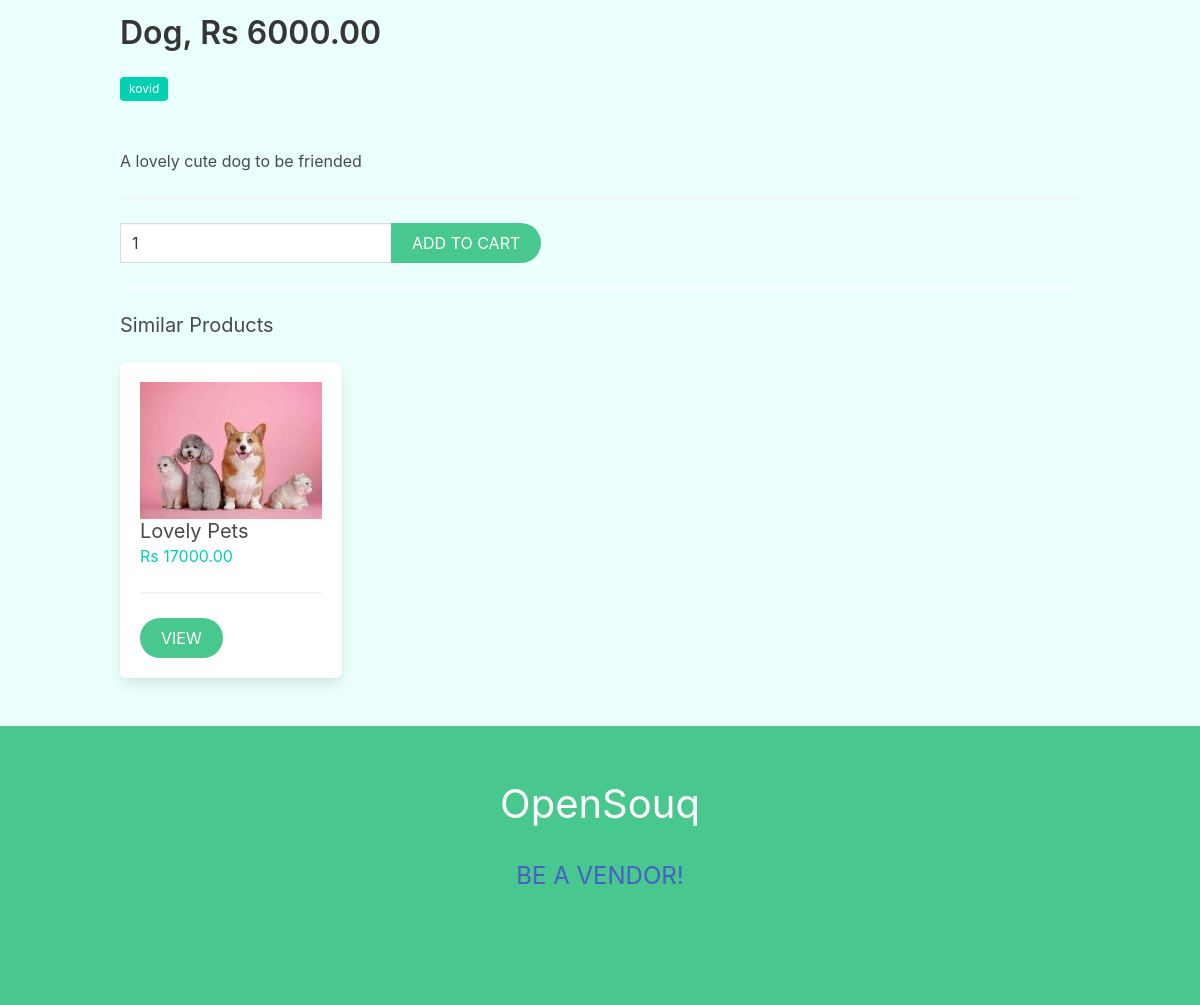
/pets/dog/ (lower part), run on an earlier commit of the app's database.
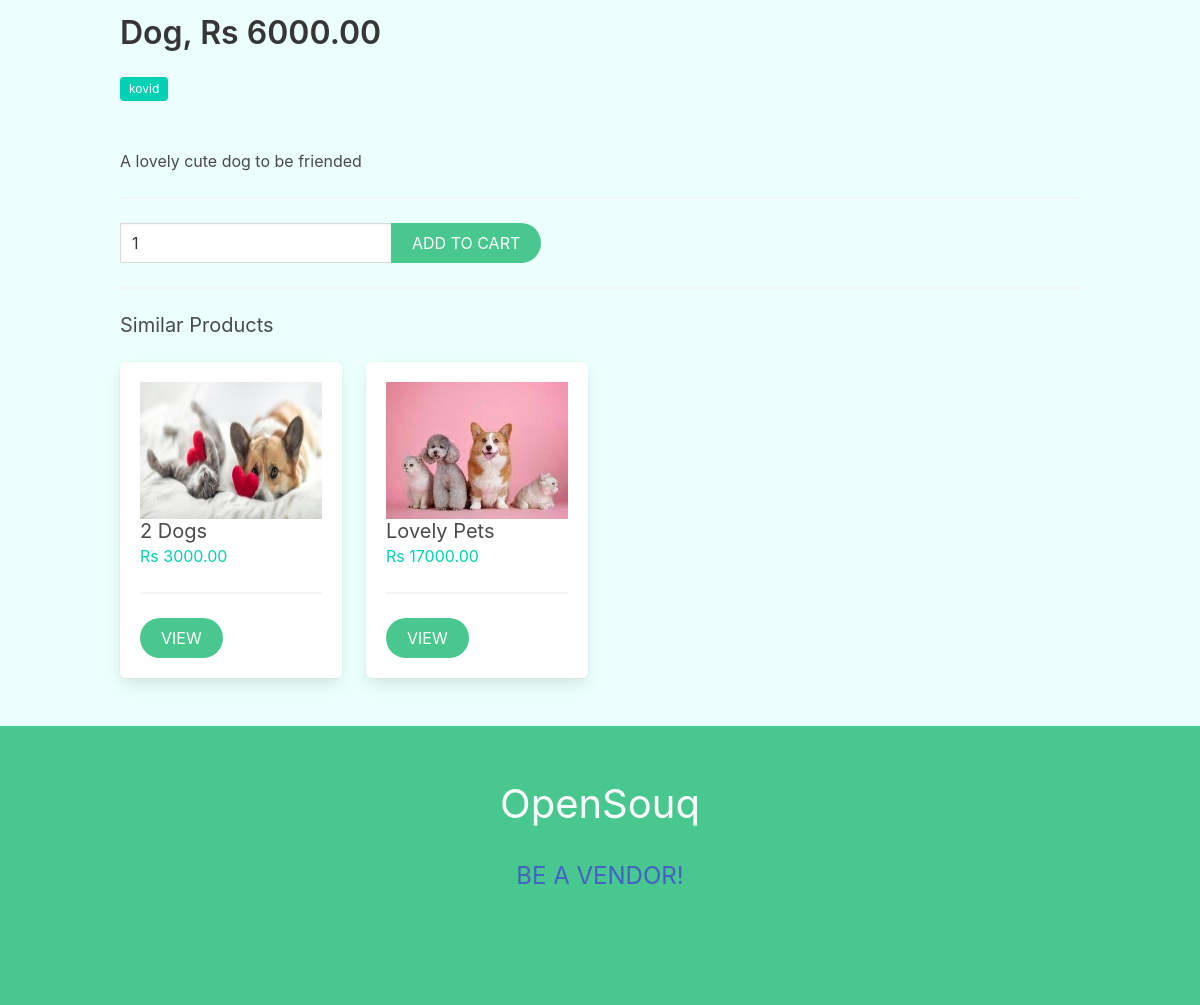
And on a later commit of the database.
### apps/product/models.py (models this page shows, shortened)
class Product(models.Model):
    category=models.ForeignKey(Category,related_name='products',on_delete=models.CASCADE)
    vendor=models.ForeignKey(Vendor,related_name='products',on_delete=models.CASCADE)
    title=models.CharField(max_length=255)
    slug=models.CharField(max_length=255)
    description=models.TextField(blank=True, null=True)
    price=models.DecimalField(max_digits=8, decimal_places=2)
    date_added=models.DateTimeField(auto_now_add=True)
    image=models.ImageField(upload_to='uploads/', blank=True, null=True)
    thumbnail=models.ImageField(upload_to='uploads/', blank=True, null=True)
    class Meta:
        ordering = ['-date_added']
    def get_thumbnail(self):
        if self.thumbnail:
            return self.thumbnail.url

### apps/product/views.py (the view)
# urls.py: path('<slug:category_slug>/<slug:product_slug>/',views.product,name='product'),
def product(request,category_slug,product_slug):
    cart = Cart(request)
    product=get_object_or_404(Product,category__slug=category_slug,slug=product_slug)
    if request.method == 'POST':
        form = AddToCartForm(request.POST)
        if form.is_valid():
            quantity = form.cleaned_data['quantity']
            cart.add(product_id = product.id,quantity = quantity, update_quantity = False )
            messages.success(request, "Added to cart succesfully")
            return redirect('product',category_slug=category_slug,product_slug=product_slug)
    else:
        form = AddToCartForm()
    similar_products=list(product.category.products.exclude(id=product.id))
    if(len(similar_products)>=4):
        similar_products=random.sample(similar_products,5)
    return render(request,'product/product.html',{'form':form,'product':product,'similar_products':similar_products})

### apps/product/forms.py
class AddToCartForm(forms.Form):
    quantity = forms.IntegerField()

### apps/cart/cart.py (called while the page is built)
    def __len__(self):
        return sum(item['quantity'] for item in self.cart.values())

### apps/cart/context_processors.py (called while the page is built)
def cart(request):
    return {'cart':Cart(request)}

### apps/product/context_processors.py (called while the page is built)
def menu_categories(request):
    categories=Category.objects.all()
    return {'menu_categories':categories}

### apps/product/models.py (called while the page is built)
    def __str__(self):
        return self.slug

### apps/product/templates/product/product.html (shortened to what this page needs)
{% extends 'core/base.html' %}
{% block content %}
    <h1 class="title">{{product.title}}, Rs {{product.price}}</h1>
    <p class="mb-6"><span class="tag is-primary">{{product.vendor.name}}</span></p>
    <p>{{product.description}}</p>
    <hr>
    <form action="" method="post">
        <div class="field has-addons">
            <div class="control">
                <input type="number" name="quantity" id="" value="1" class="input" min="1" >
            </div>
            <div class="control">
                <button class="button is-success is-uppercase is-rounded">Add to Cart</button>
            </div>
        </div>
    </form>
    {% if similar_products%}
        <hr>
        <div class="columns is-multiline has-text-info">
            <div class="column is-12">
                <h2 class="subtitle">
                    Similar Products
                </h2>
            </div>
            {% for product in similar_products %}
                {% include 'product/parts/list_item.html'%}
            {% endfor %}
        </div>
    {% endif %}
{% endblock  %}

### apps/product/templates/product/parts/list_item.html (shortened to what this page needs)
<div class="column is-3 product-list-item">
    <div class="box">
        <figure class="image is-4by3 mb4 has-text-primary is-rounded">
            <a href="{% url 'product' product.category.slug product.slug %}"><img src="{{product.get_thumbnail}}" alt="{{product.title}}" ></a>
        </figure>
        <h2 class="subtitle">{{product.title}}</h2>
        <h3 class="price is-size-6 mb-5 has-text-primary">Rs {{product.price}}</h3>
        <hr>
        <a href="{% url 'product' product.category.slug product.slug %}" class="button is-success is-uppercase is-rounded">View</a>
    </div>
</div>

What changed in the data, as far as the page shows it:
added Product: get_thumbnail (picture), title "2 Dogs", price "3000.00"
